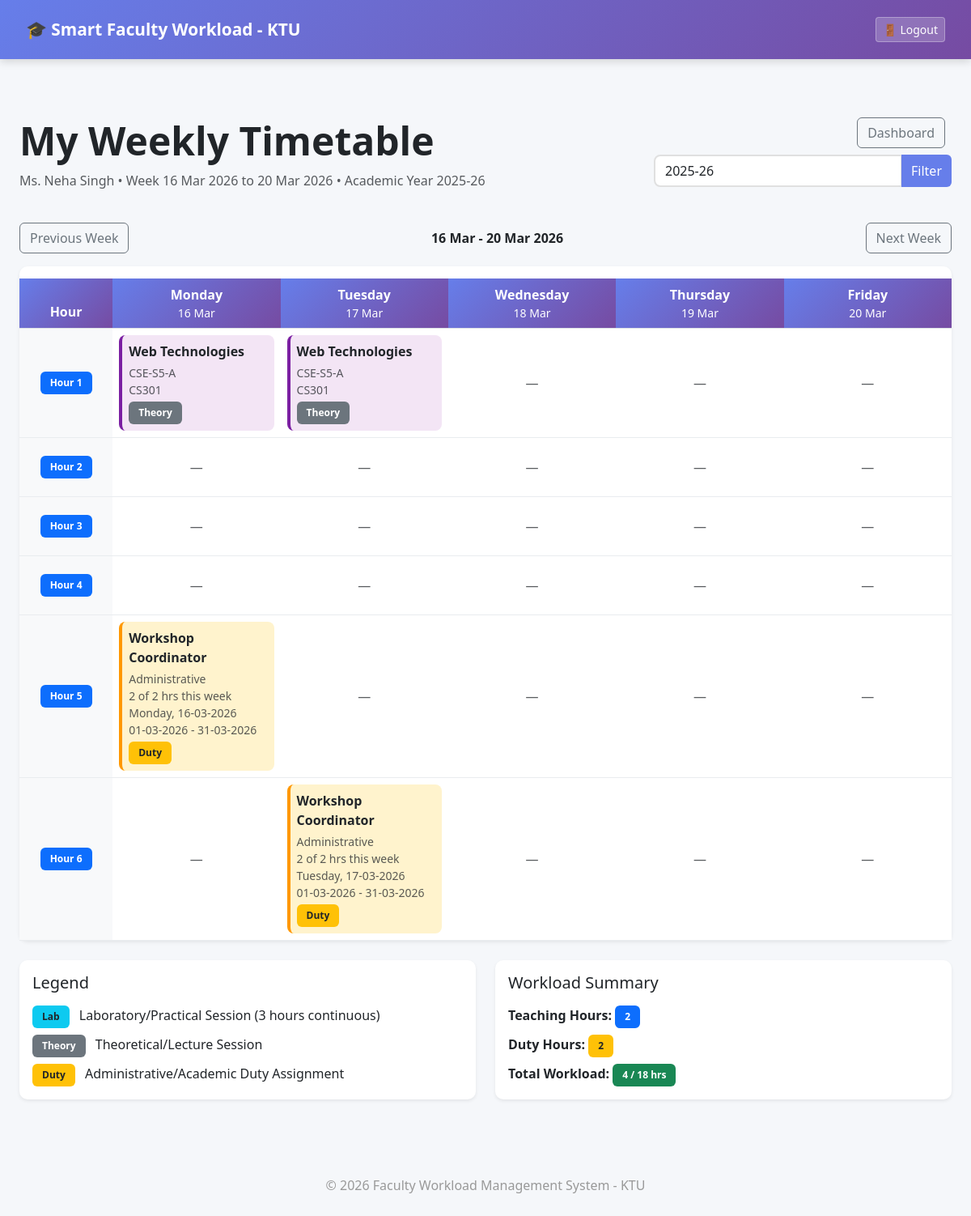
/faculty/timetable?academic_year=2025-26&week_start=2026-03-16 (signed in), run on an earlier commit of the app's database.
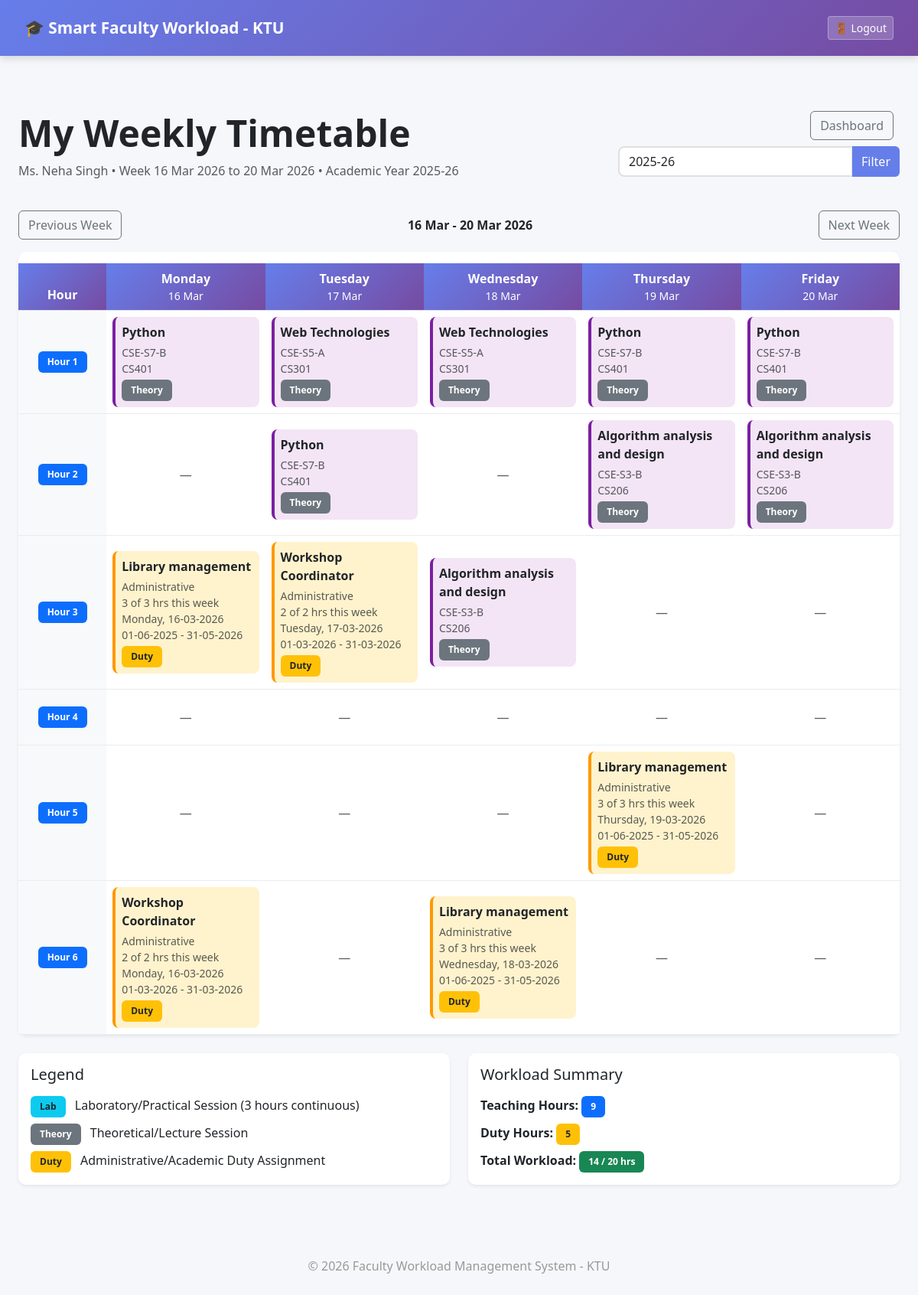
And on a later commit of the database.
### app/models.py (models this page shows, shortened)
class Subject(db.Model):
    id = db.Column(db.Integer, primary_key=True)
    course_code = db.Column(db.String(20), nullable=False)
    subject_name = db.Column(db.String(150), nullable=False)
    subject_type = db.Column(db.String(20), nullable=False)  # 'Theory' or 'Lab'
    is_lab = db.Column(db.Boolean, default=False)  # Flag for lab subjects
    hours_per_week = db.Column(db.Integer, nullable=False)  # Theory: varies, Lab: typically 3 hours continuous
    semester = db.Column(db.Integer, nullable=False)  # Semester number (1-8)
    created_at = db.Column(db.DateTime, default=datetime.utcnow)
    assignments = db.relationship(
        'Assignment',
        backref='subject',
        lazy=True,
        cascade="all, delete-orphan"
    )

class Class(db.Model):
    __tablename__ = 'class'
    id = db.Column(db.Integer, primary_key=True)
    class_name = db.Column(db.String(50), nullable=False, unique=True)  # e.g., "S3-A", "S5-B"
    semester = db.Column(db.Integer, nullable=False)  # 1-8
    department = db.Column(db.String(100), nullable=False)  # e.g., "Computer Science"
    created_at = db.Column(db.DateTime, default=datetime.utcnow)
    timetables = db.relationship(
        'Timetable',
        backref='class_obj',
        lazy=True,
        cascade="all, delete-orphan"
    )

class AdditionalDuty(db.Model):
    __table_args__ = (
        db.UniqueConstraint(
            'faculty_id',
            'duty_name',
            'start_date',
            name='unique_faculty_duty_period'
        ),
    )
    id = db.Column(db.Integer, primary_key=True)
    faculty_id = db.Column(db.Integer, db.ForeignKey('faculty.id'), nullable=True)  # Allow unassigned
    duty_name = db.Column(db.String(150), nullable=False)  # e.g., "HOD", "Placement Officer", "Exam Cell Duty"
    category = db.Column(db.String(50), nullable=False)  # 'Leadership' (HOD/Placement Officer), 'Exam', 'Administrative', 'Research'
    duration_type = db.Column(db.String(20), nullable=False)  # 'Yearly' or 'Weekly' or 'Custom'
    hours = db.Column(db.Integer, nullable=False)  # Hours per week
    duty_day = db.Column(db.String(20), nullable=True)  # Monday-Friday
    start_date = db.Column(db.Date, nullable=False)  # When duty starts
    end_date = db.Column(db.Date, nullable=False)  # When duty ends
    academic_year = db.Column(db.String(20), nullable=False)  # e.g., "2025-26"
    created_at = db.Column(db.DateTime, default=datetime.utcnow)
    @property
    def preferred_days_list(self):
        if not self.duty_day:
            return []
        return [day.strip() for day in self.duty_day.split(',') if day.strip()]
    def is_active(self, reference_date=None):
        target_date = reference_date or datetime.utcnow().date()
        return self.start_date <= target_date <= self.end_date
    def overlaps_week(self, week_start):
        week_end = week_start + timedelta(days=4)
        return self.start_date <= week_end and self.end_date >= week_start

### app/routes.py (the view)
@main.route('/faculty/timetable')
@login_required
def faculty_timetable():
    return render_faculty_timetable_view(current_user)

### app/__init__.py (called while the page is built)
def create_app():
    app = Flask(__name__)
    app.config.from_object(Config)
    db.init_app(app)
    login_manager.init_app(app)
    from app.routes import main
    app.register_blueprint(main)
    from app.models import Faculty
    @login_manager.user_loader
    def load_user(user_id):
        return Faculty.query.get(int(user_id))
    return app

### app/routes.py (called while the page is built)
def get_week_start(date_value=None):
    target_date = date_value or datetime.utcnow().date()
    return target_date - timedelta(days=target_date.weekday())

### app/templates/faculty_timetable.html (shortened to what the changed rows need)
{% extends "base.html" %}
{% block content %}
<div class="container-fluid py-4">
    <div class="row mb-4">
        <div class="col-md-8">
            <h1 class="display-5 fw-bold">
                 My Weekly Timetable
            </h1>
        </div>
    </div>
    <div class="card border-0 shadow-sm">
        <div class="card-body p-0">
            <div class="table-responsive">
                <table class="table table-hover mb-0">
                    <thead class="bg-light">
                        <tr>
                            <th class="text-center fw-bold" style="width: 10%; background: linear-gradient(135deg, #667eea 0%, #764ba2 100%); color: white;">
                                Hour
                            </th>
                            {% for day in days %}
                            <th class="text-center fw-bold" style="width: 18%; background: linear-gradient(135deg, #667eea 0%, #764ba2 100%); color: white;">
                                {{ day }}
                                <div class="small fw-normal">{{ week_dates[day].strftime('%d %b') }}</div>
                            </th>
                            {% endfor %}
                        </tr>
                    </thead>
                    <tbody>
                        {% for hour in hours %}
                        <tr>
                            <td class="text-center fw-bold align-middle bg-light">
                                <span class="badge bg-primary">Hour {{ hour }}</span>
                            </td>
                            {% for day in days %}
                            <td class="align-middle" style="min-height: 80px;">
                                {% if timetable_grid[day][hour] %}
                                    {% set entry = timetable_grid[day][hour] %}
                                    {% if entry.type == 'class' %}
                                    <div class="p-2" style="background: {% if entry.is_lab %}#e3f2fd{% else %}#f3e5f5{% endif %}; border-radius: 8px; border-left: 4px solid {% if entry.is_lab %}#1976d2{% else %}#7b1fa2{% endif %};">
                                        <p class="mb-1">
                                            <strong class="text-dark">{{ entry.subject }}</strong>
                                        </p>
                                        <p class="mb-0 small text-muted">
                                             {{ entry.class }}
                                        </p>
                                        <p class="mb-0 small text-muted">
                                             {{ entry.course_code }}
                                        </p>
                                        {% if entry.is_lab %}
                                        <span class="badge bg-info text-dark mt-1">Lab</span>
                                        {% else %}
                                        <span class="badge bg-secondary mt-1">Theory</span>
                                        {% endif %}
                                    </div>
                                    {% elif entry.type == 'duty' %}
                                    <div class="p-2" style="background: #fff3cd; border-radius: 8px; border-left: 4px solid #ff9800;">
                                        <p class="mb-1">
                                            <strong class="text-dark">{{ entry.duty_name }}</strong>
                                        </p>
                                        <p class="mb-0 small text-muted">
                                             {{ entry.category }}
                                        </p>
                                        <p class="mb-0 small text-muted">
                                             {{ entry.allocated_hours }} of {{ entry.hours }} hrs this week
                                        </p>
                                        <p class="mb-0 small text-muted">
                                             {{ entry.duty_day }}, {{ entry.duty_date }}
                                        </p>
                                        <p class="mb-0 small text-muted">
                                             {{ entry.start_date }} - {{ entry.end_date }}
                                        </p>
                                        <span class="badge bg-warning text-dark mt-1">Duty</span>
                                    </div>
                                    {% endif %}
                                {% else %}
                                    <div class="text-center text-muted py-3">
                                        <span class="text-sm">—</span>
                                    </div>
                                {% endif %}
                            </td>
                            {% endfor %}
                        </tr>
                        {% endfor %}
                    </tbody>
                </table>
            </div>
        </div>
    </div>
    <div class="row mt-4">
        <div class="col-md-6">
            <div class="card border-0 shadow-sm">
                <div class="card-body">
                    <div class="mt-3">
                        <p class="mb-2">
                            <strong>Teaching Hours:</strong>
                            <span class="badge bg-primary">{{ teaching_hours }}</span>
                        </p>
                        <p class="mb-2">
                            <strong>Duty Hours:</strong>
                            <span class="badge bg-warning text-dark">{{ total_duty_hours }}</span>
                        </p>
                        <p class="mb-0">
                            <strong>Total Workload:</strong>
                            <span class="badge bg-success">{{ teaching_hours + total_duty_hours }} / {{ faculty_max_workload }} hrs</span>
                        </p>
                    </div>
                </div>
            </div>
        </div>
    </div>
</div>
{% endblock %}

What changed in the data, as far as the page shows it:
no longer on one of the page's lists (row unchanged): AdditionalDuty: duty_name "Workshop Coordinator", category "Administrative", allocated_hours "2", hours "2", duty_day "Monday", start_date "01-03-2026", end_date "31-03-2026"
added Subject: subject "Python" "Python" "Python" "Python", course_code "CS401" "CS401" "CS401" "CS401"
now on this page (row unchanged): Class: class "CSE-S7-B" "CSE-S7-B" "CSE-S7-B" "CSE-S7-B"
added Subject: subject "Algorithm analysis and design" "Algorithm analysis and design" "Algorithm analysis and design", course_code "CS206" "CS206" "CS206"
now on this page (row unchanged): Class: class "CSE-S3-B" "CSE-S3-B" "CSE-S3-B"
added AdditionalDuty: duty_name "Library management" "Library management", category "Administrative" "Administrative", duty_name "Library management", category "Administrative", allocated_hours "3", hours "3", duty_day "Thursday", duty_date "19-03-2026", start_date "01-06-2025", end_date "31-05-2026", shown under "5"
computed for AdditionalDuty "Workshop Coordinator": duty_day "Tuesday" → "Monday"; duty_date "17-03-2026" → "16-03-2026"
Also different on the page:
{{ teaching_hours }}: "2" → "9"
{{ total_duty_hours }}: "2" → "5"
{{ teaching_hours + total_duty_hours }}: "4" → "14"
{{ faculty_max_workload }}: "18" → "20"
new list line: "Theory Theory Theory"
new list line: "3 of 3 hrs this week Monday , 16-03-2026 01-06-2025 - 31-05-2026 Duty 2 of 2 hrs this week Tuesday , 17-03-2026 01-03-2026 - 31-03-2026 Duty Theory"
new list line: "Workshop Coordinator Administrative"
new list line: "3 of 3 hrs this week Wednesday , 18-03-2026 01-06-2025 - 31-05-2026 Duty"
